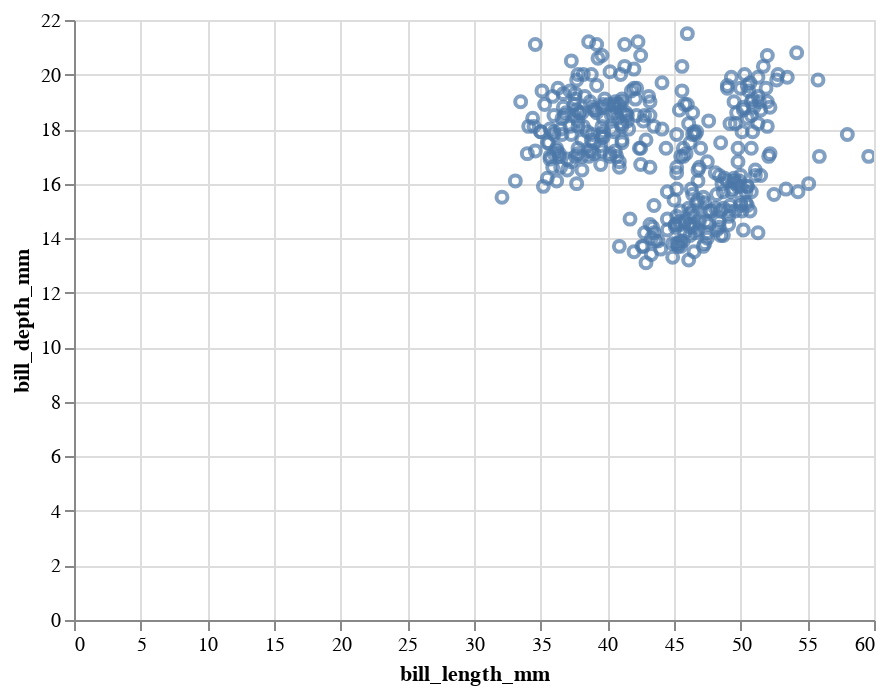

Source (notebook cell):
### Markdown cell above
## More Altair!
Let's start off by visualizing the relationship between bill length and bill depth. Notice the use of `.interactive()` after we've defined the marks and channels. This allows the user to scroll and pan through the visualization -- since this is such a common request, Altair provides it by default!

### Code cell
alt.Chart(penguins).mark_point().encode(
    x="bill_length_mm:Q",
    y="bill_depth_mm:Q"
).interactive()

### Figure 1 — Vega-Lite specification as saved in the notebook (floating-point values rounded to 4 significant figures; data arrays with more than 128 entries replaced by an {"elided": "..."} marker saying what was removed)
{"config": {"view": {"continuousWidth": 400, "continuousHeight": 300}}, "data": {"name": "data-d00e1631cca48c544438d30d2b470e8a"}, "mark": "point", "encoding": {"x": {"type": "quantitative", "field": "bill_length_mm"}, "y": {"type": "quantitative", "field": "bill_depth_mm"}}, "selection": {"selector001": {"type": "interval", "bind": "scales", "encodings": ["x", "y"]}}, "$schema": "https://vega.github.io/schema/vega-lite/v4.8.1.json", "datasets": {"data-d00e1631cca48c544438d30d2b470e8a": {"elided": "344 records"}}}
